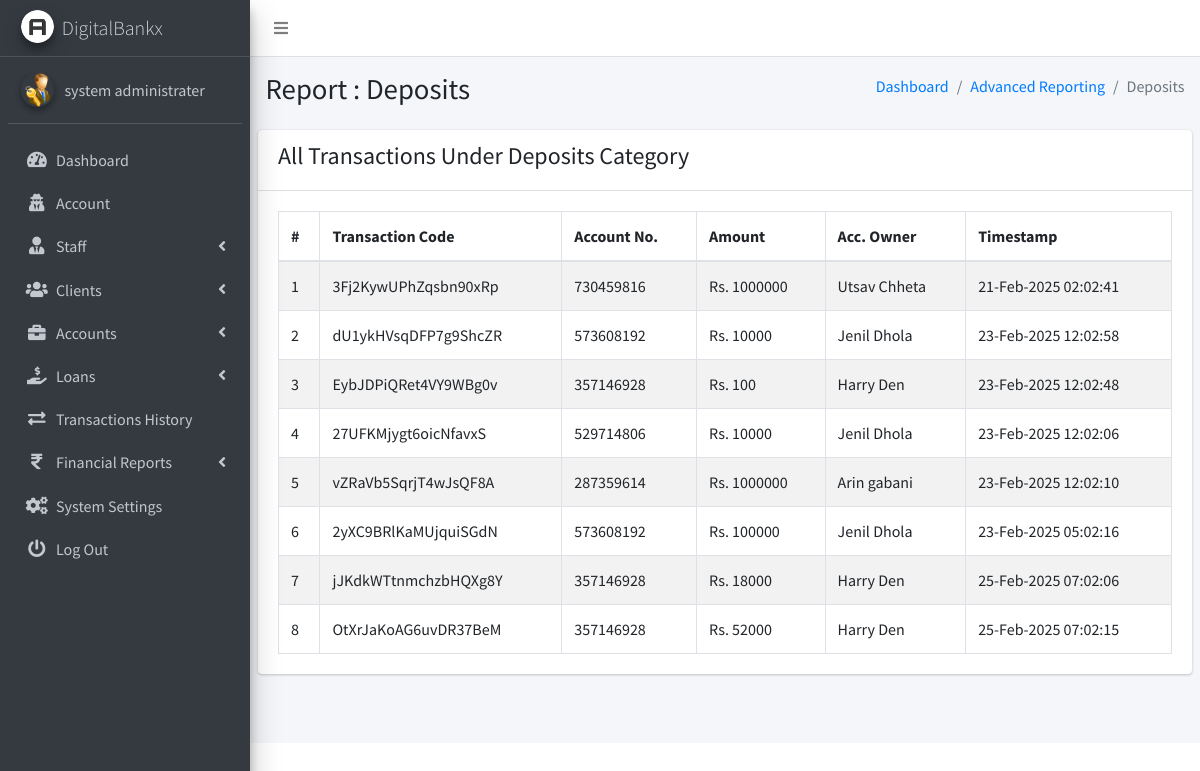
Page /admin/pages_financial_reporting_deposits.php (signed in) on the earlier database version.
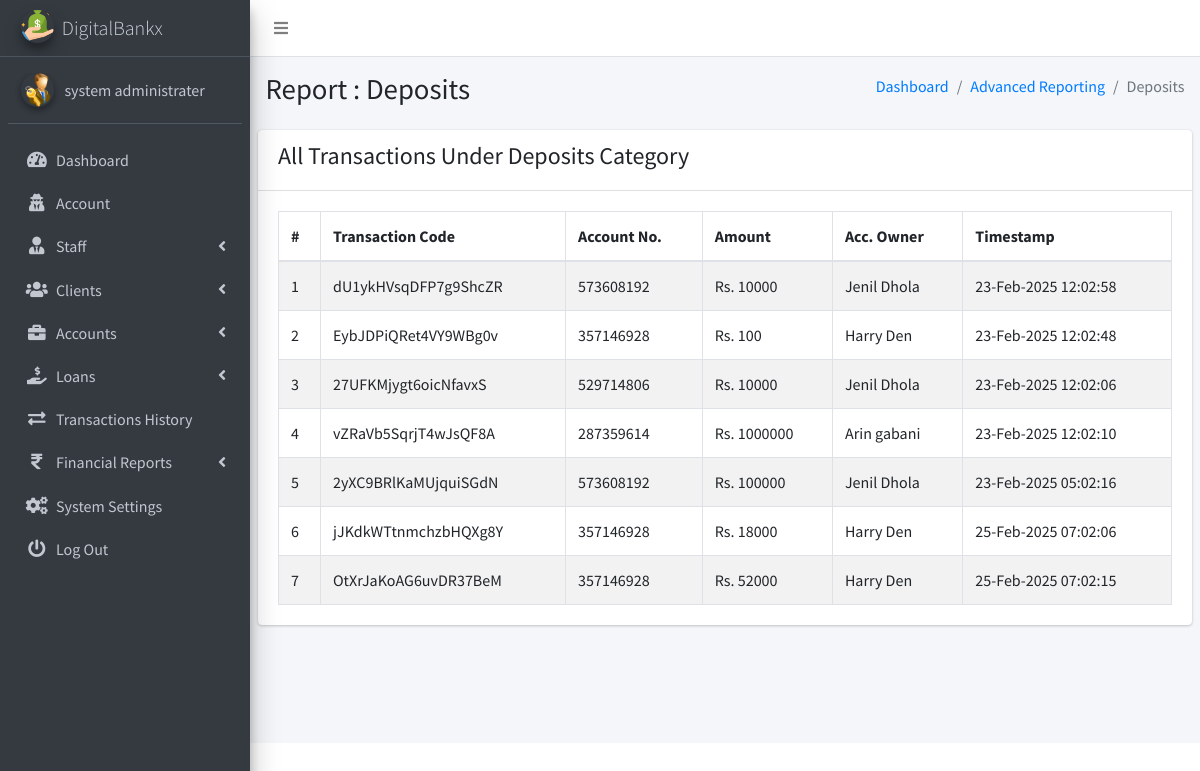
Same page on the later database version.
### tables this page shows
CREATE TABLE `ib_systemsettings` (
  `id` int(20) NOT NULL,
  `sys_name` longtext NOT NULL,
  `sys_tagline` longtext NOT NULL,
  `sys_logo` varchar(200) NOT NULL,
  `is_active` tinyint(1) NOT NULL DEFAULT 1
);

CREATE TABLE `ib_admin` (
  `admin_id` int(11) NOT NULL,
  `name` varchar(200) NOT NULL,
  `email` varchar(200) NOT NULL,
  `number` varchar(200) NOT NULL,
  `password` varchar(200) NOT NULL,
  `profile_pic` varchar(200) NOT NULL,
  `is_active` tinyint(1) NOT NULL DEFAULT 1,
  `otp` varchar(6) DEFAULT NULL,
  `otp_expiry` datetime DEFAULT NULL
);

CREATE TABLE `ib_transactions` (
  `tr_id` int(20) NOT NULL,
  `tr_code` varchar(200) NOT NULL,
  `account_id` int(20) NOT NULL,
  `tr_type` varchar(200) NOT NULL,
  `tr_status` varchar(200) NOT NULL,
  `client_id` int(10) UNSIGNED NOT NULL,
  `transaction_amt` varchar(200) NOT NULL,
  `receiving_acc_no` varchar(200) DEFAULT NULL,
  `created_at` timestamp(6) NOT NULL DEFAULT current_timestamp(6) ON UPDATE current_timestamp(6),
  `is_active` tinyint(1) NOT NULL DEFAULT 1
);

CREATE TABLE `ib_bankaccounts` (
  `account_id` int(20) NOT NULL,
  `acc_name` varchar(200) NOT NULL,
  `account_number` varchar(200) NOT NULL,
  `acc_type` varchar(200) NOT NULL,
  `acc_rates` varchar(200) NOT NULL,
  `acc_status` varchar(200) NOT NULL,
  `acc_amount` decimal(10,2) NOT NULL,
  `client_id` int(10) UNSIGNED DEFAULT NULL,
  `created_at` timestamp(6) NOT NULL DEFAULT current_timestamp(6) ON UPDATE current_timestamp(6),
  `is_active` tinyint(1) NOT NULL DEFAULT 1
);

CREATE TABLE `ib_clients` (
  `client_id` int(10) UNSIGNED NOT NULL,
  `name` varchar(200) NOT NULL,
  `phone` varchar(200) NOT NULL,
  `address` varchar(200) NOT NULL,
  `email` varchar(200) NOT NULL,
  `aadhar_number` varchar(12) NOT NULL,
  `pan_number` varchar(10) NOT NULL,
  `password` varchar(200) NOT NULL,
  `profile_pic` varchar(200) NOT NULL,
  `client_number` varchar(200) NOT NULL,
  `is_active` tinyint(1) NOT NULL DEFAULT 1,
  `otp` varchar(10) DEFAULT NULL,
  `otp_expiry` datetime DEFAULT NULL
);

### admin/pages_financial_reporting_deposits.php (the view, shortened to what the changed rows need)
<?php
include('conf/config.php');
?>
<!DOCTYPE html>
<html>
<?php include("dist/_partials/head.php"); ?>
<body class="hold-transition sidebar-mini layout-fixed layout-navbar-fixed">
  <div class="wrapper">
    <?php include("dist/_partials/sidebar.php"); ?>
    <div class="content-wrapper">
      <section class="content-header">
        <div class="container-fluid">
          <div class="row mb-2">
            <div class="col-sm-6">
              <h1>Report : Deposits</h1>
            </div>
          </div>
        </div>
      </section>
      <section class="content">
        <div class="row">
          <div class="col-12">
            <div class="card">
              <div class="card-body">
                <table id="export" class="table table-hover table-bordered table-striped">
                  <thead>
                    <tr>
                      <th>#</th>
                      <th>Transaction Code</th>
                      <th>Account No.</th>
                      <th>Amount</th>
                      <th>Acc. Owner</th>
                      <th>Timestamp</th>
                    </tr>
                  </thead>
                  <tbody>
                    <?php
                    $ret = "SELECT t.tr_id, t.tr_code, t.tr_type, b.account_number, t.transaction_amt, c.name AS client_name, t.created_at
FROM ib_transactions t
JOIN ib_bankaccounts b ON t.account_id = b.account_id
JOIN ib_clients c ON t.client_id = c.client_id
WHERE t.tr_type = 'Deposit';
";
                    $stmt = $mysqli->prepare($ret);
                    $stmt->execute();
                    $res = $stmt->get_result();
                    $cnt = 1;
                    while ($row = $res->fetch_object()) {
                      $transTstamp = $row->created_at;
                    ?>
                      <tr>
                        <td><?php echo $cnt; ?></td>
                        <td><?php echo $row->tr_code; ?></a></td>
                        <td><?php echo $row->account_number; ?></td>
                        <td>Rs. <?php echo $row->transaction_amt; ?></td>
                        <td><?php echo $row->client_name; ?></td>
                        <td><?php echo date("d-M-Y h:m:s ", strtotime($transTstamp)); ?></td>
                      </tr>
                    <?php $cnt = $cnt + 1;
                    } ?>
                </table>
              </div>
            </div>
          </div>
        </div>
      </section>
    </div>
  </div>
</body>
</html>

### admin/dist/_partials/sidebar.php (shortened to what the changed rows need)
<aside class="main-sidebar sidebar-dark-primary elevation-4">
    <?php
    $admin_id = $_SESSION['admin_id'];
    $query = "SELECT * FROM iB_admin WHERE admin_id = ?";
    $stmt = $mysqli->prepare($query);
    $stmt->bind_param('i', $admin_id);
    $stmt->execute();
    $res = $stmt->get_result();
    while ($row = $res->fetch_object()) {
        $profile_picture = empty($row->profile_pic)
            ? "<img src='dist/img/user_icon.png' class='img-circle elevation-2' alt='User Image'>"
            : "<img src='dist/img/$row->profile_pic' class='img-circle elevation-2' alt='User Image'>";
        $sys_query = "SELECT * FROM iB_SystemSettings";
        $stmt = $mysqli->prepare($sys_query);
        $stmt->execute();
        $sys_res = $stmt->get_result();
        while ($sys = $sys_res->fetch_object()) {
            ?>
            <a href="pages_dashboard.php" class="brand-link text-light">
                <img src="dist/img/<?php echo $sys->sys_logo; ?>" alt="Logo" class="brand-image img-circle elevation-3">
                <span class="brand-text font-weight-light"><?php echo $sys->sys_name; ?></span>
            </a>
            <div class="sidebar">
                <div class="user-panel mt-3 pb-3 mb-3 d-flex">
                    <div class="image"><?php echo $profile_picture; ?></div>
                    <div class="info">
                        <a href="#" class="d-block"><?php echo $row->name; ?></a>
                    </div>
                </div>
                <nav class="mt-2">
                    <ul class="nav nav-pills nav-sidebar flex-column" data-widget="treeview" role="menu">
                        <li class="nav-item">
                            <a href="pages_dashboard.php" class="nav-link">
                                <i class="nav-icon fas fa-tachometer-alt"></i>
                                <p>Dashboard</p>
                            </a>
                        </li>
                        <li class="nav-item">
                            <a href="pages_account.php" class="nav-link">
                                <i class="nav-icon fas fa-user-secret"></i>
                                <p>Account</p>
                            </a>
                        </li>
                        <li class="nav-item has-treeview">
                            <a href="#" class="nav-link">
                                <i class="nav-icon fas fa-user-tie"></i>
                                <p>Staff <i class="fas fa-angle-left right"></i></p>
                            </a>
                        </li>
                        <li class="nav-item has-treeview">
                            <a href="#" class="nav-link">
                                <i class="nav-icon fas fa-users"></i>
                                <p>Clients <i class="fas fa-angle-left right"></i></p>
                            </a>
                        </li>
                        <li class="nav-item has-treeview">
                            <a href="#" class="nav-link">
                                <i class="nav-icon fas fa-briefcase"></i>
                                <p>Accounts <i class="fas fa-angle-left right"></i></p>
                            </a>
                        </li>
                        <li class="nav-item has-treeview">
                            <a href="#" class="nav-link">
                                <i class="nav-icon fas fa-hand-holding-usd"></i>
                                <p>
                                    Loans
                                    <i class="fas fa-angle-left right"></i>
                                </p>
                            </a>
                        </li>
                        <li class="nav-item">
                            <a href="pages_transactions_engine.php" class="nav-link">
                                <i class="nav-icon fas fa-exchange-alt"></i>
                                <p>Transactions History</p>
                            </a>
                        </li>
                        <li class="nav-item has-treeview">
                            <a href="#" class="nav-link">
                                <i class="nav-icon fas fa-rupee-sign"></i>
                                <p>Financial Reports <i class="fas fa-angle-left right"></i></p>
                            </a>
                        </li>
                        <li class="nav-item">
                            <a href="pages_system_settings.php" class="nav-link">
                                <i class="nav-icon fas fa-cogs"></i>
                                <p>System Settings</p>
                            </a>
                        </li>
                        <li class="nav-item">
                            <a href="pages_logout.php" class="nav-link">
                                <i class="nav-icon fas fa-power-off"></i>
                                <p>Log Out</p>
                            </a>
                        </li>
                    </ul>
                </nav>
            </div>
        </aside>
    <?php }
    } ?>

Differences in the rows shown:
removed ib_transactions: tr_code "3Fj2KywUPhZqsbn90xRp", account.account_number "730459816", transaction_amt "1000000", client.name "Utsav Chheta", created_at "21-Feb-2025 02:02:41"
changed ib_systemsettings "DigitalBankx": sys_logo: a different picture
